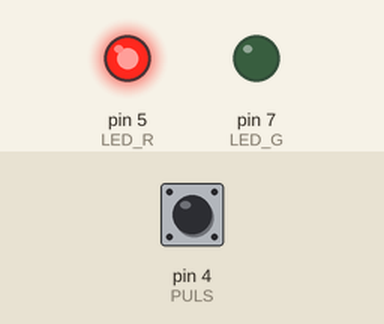
This sketch was run on a simulated Arduino Uno, built with avr-gcc and run on an emulated ATmega328P. Shown: output pins drawn as LEDs (lit = HIGH). The test bench sets the inputs (shaded band); at power-on: pin 4 (PULS) HIGH.

Above: at 1.2 s.
1.3 s: pin 4 (PULS) pulled LOW for 0.15 s
At 1.37 s:
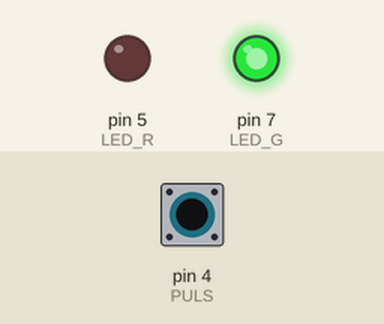
2.9 s: pin 4 (PULS) pulled LOW for 3.2 s
At 6.6 s:
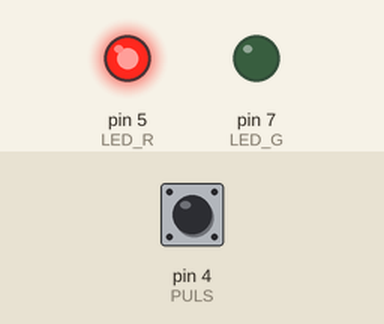
Timing chart, 0 to 8.1 s (numbered marks = the images above; inputs shaded):
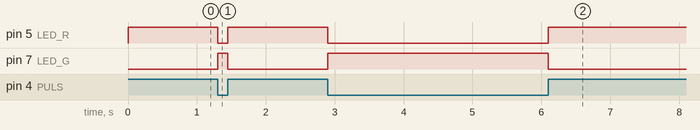

The sketch:

P1_Semaforo2.ino
```cpp
/*
  ISABA - 2025
  German Bueno y Pol Pavo
  T12 - Encarna Garcia

*/

#define LED_R 5
#define LED_G 7

#define PULS 4

int estadoPulsador = 0;

void setup() {
  // put your setup code here, to run once:
  pinMode(LED_R, OUTPUT);
  pinMode(LED_G, OUTPUT);
  pinMode(PULS, INPUT_PULLUP);
}

void loop() {
  // put your main code here, to run repeatedly:
  estadoPulsador = digitalRead(PULS);
  digitalWrite(LED_R, estadoPulsador);
  digitalWrite(LED_G, !estadoPulsador);
}
```

Measured:
- after the input at 1.3 s, pin 5 (LED_R): HIGH → LOW at once, → HIGH 0.15 s later; pin 7 (LED_G): LOW → HIGH at once, → LOW 0.15 s later
- after the input at 2.9 s, pin 5 (LED_R): HIGH → LOW at once, → HIGH 3.2 s later; pin 7 (LED_G): LOW → HIGH at once, → LOW 3.2 s later
